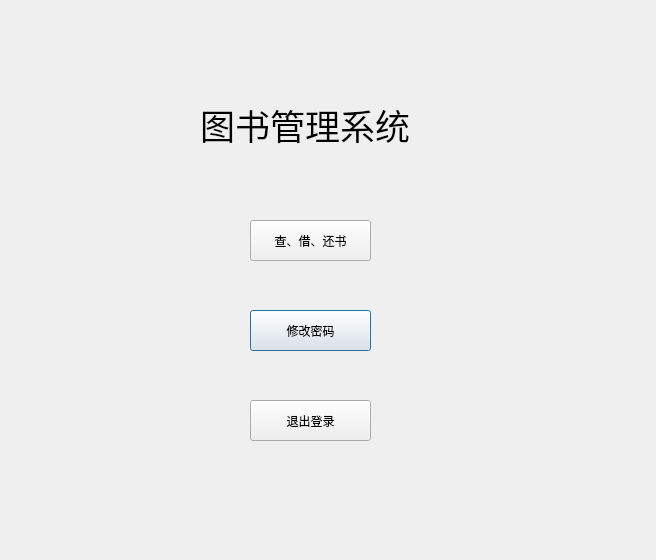
<?xml version="1.0" encoding="UTF-8"?>
<ui version="4.0">
 <class>NormalUser</class>
 <widget class="QDialog" name="NormalUser">
  <property name="geometry">
   <rect>
    <x>0</x>
    <y>0</y>
    <width>656</width>
    <height>560</height>
   </rect>
  </property>
  <property name="windowTitle">
   <string>Dialog</string>
  </property>
  <widget class="QPushButton" name="pushButton_4">
   <property name="geometry">
    <rect>
     <x>250</x>
     <y>310</y>
     <width>121</width>
     <height>41</height>
    </rect>
   </property>
   <property name="text">
    <string>修改密码</string>
   </property>
  </widget>
  <widget class="QPushButton" name="pushButton_5">
   <property name="geometry">
    <rect>
     <x>250</x>
     <y>400</y>
     <width>121</width>
     <height>41</height>
    </rect>
   </property>
   <property name="text">
    <string>退出登录</string>
   </property>
  </widget>
  <widget class="QPushButton" name="pushButton_7">
   <property name="geometry">
    <rect>
     <x>250</x>
     <y>220</y>
     <width>121</width>
     <height>41</height>
    </rect>
   </property>
   <property name="text">
    <string>查、借、还书</string>
   </property>
  </widget>
  <widget class="QLabel" name="label">
   <property name="geometry">
    <rect>
     <x>200</x>
     <y>90</y>
     <width>271</width>
     <height>71</height>
    </rect>
   </property>
   <property name="text">
    <string>&lt;html&gt;&lt;head/&gt;&lt;body&gt;&lt;p&gt;&lt;span style=&quot; font-size:26pt;&quot;&gt;图书管理系统&lt;/span&gt;&lt;/p&gt;&lt;/body&gt;&lt;/html&gt;</string>
   </property>
  </widget>
 </widget>
 <resources/>
 <connections/>
</ui>
